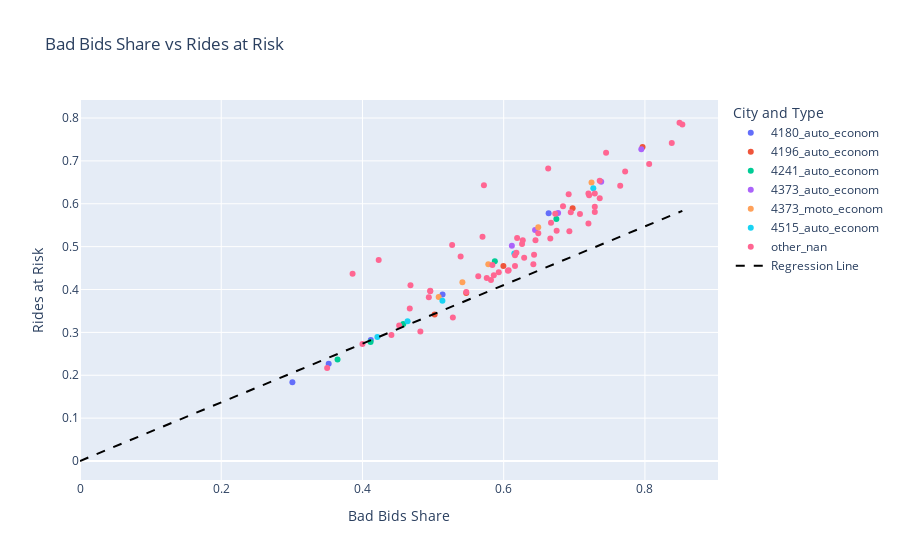

Notebook code cell kept with this figure:
### Code cell
# Load new data
df_new = pd.read_csv("//Users/georgiinusuev/PycharmProjects/work/badbids/exp_cities/ME Bidding Leaderboard Feb 26 2025 t_param 4.csv")
df_new = df_new.dropna() 
df_new = df_new[df_new['rides_cnt'] >= 300000]
df_new = df_new[~df_new.isin([0, 1]).any(axis=1)] 
df_new['city'] = 'other'
df_new['param'] = '0%'
df_new = df_new[df_new['type_name'] == 'auto_econom'][['city', 'param', 'badbids_share', 'rides_at_risk']]
df_new = df_new.reset_index(drop=True)

# Concatenate both datasets
df_combined = pd.concat([df_plot, df_new], ignore_index=True)

# Plot the graph
# fig = px.scatter(df_combined, x="badbids_share", y="rides_at_risk", color="city",
#                  title="Bad Bids Share vs Rides at Risk",
#                  labels={"param": "Alpha Parameter", "badbids_share": "Bad Bids Share", 
#                          "rides_at_risk": "Rides at Risk", "city": "City ID"},
#                  opacity=1.0)  

df_combined['city_type'] = df_combined['city'].astype(str) + '_' + df_combined['type'].astype(str)
fig = px.scatter(df_combined, x="badbids_share", y="rides_at_risk", color="city_type",
                 title="Bad Bids Share vs Rides at Risk", 
                 labels={"param": "Alpha Parameter", "badbids_share": "Bad Bids Share",
                         "rides_at_risk": "Rides at Risk", "city_type": "City and Type"},
                 opacity=1.0)

# Add hover template with param
fig.update_traces(hovertemplate="<b>Bad Bids Share:</b> %{x}<br>" +
                                "<b>Rides at Risk:</b> %{y}<br>" +
                                "<b>Alpha Parameter:</b> %{customdata[1]}",
                  customdata=df_combined[["city", "param"]].to_numpy())

# # Make the new data dimmer
# new_data_mask = df_combined["param"] == 0
# for trace, is_new_data in zip(fig.data, new_data_mask):
#     if is_new_data:
#         trace.opacity = 0.5  # Lower opacity for new points





import numpy as np
import plotly.graph_objects as go

# Коэффициенты уравнения прямой y = k * x
x1, y1 = 0.414221, 0.283353
k = y1 / x1  # Наклон линии

# Генерируем точки для линии регрессии
x_line = np.linspace(0, df_combined["badbids_share"].max(), 100)  # От 0 до максимального x
y_line = k * x_line  # Вычисляем y по уравнению y = kx

# Добавляем линию на график
fig.add_trace(
    go.Scatter(
        x=x_line, y=y_line,
        mode="lines",
        name="Regression Line",
        line=dict(color="black", width=2, dash="dash")
    )
)

# fig.update_layout(
#     xaxis=dict(range=[0.3, df_plot["badbids_share"].max()]),  
#     yaxis=dict(range=[0.2, df_plot["rides_at_risk"].max()])
# )

fig.show()

### Figure 1 — Plotly figure (JSON) as saved in the notebook; plotly's stock layout.template omitted (floating-point values rounded to 4 significant figures; data arrays with more than 128 entries replaced by an {"elided": "..."} marker saying what was removed)
{"data": [{"customdata": {"elided": "92x2 str values"}, "hovertemplate": "<b>Bad Bids Share:</b> %{x}<br><b>Rides at Risk:</b> %{y}<br><b>Alpha Parameter:</b> %{customdata[1]}", "legendgroup": "4180_auto_econom", "marker": {"color": "#636efa", "opacity": 1, "symbol": "circle"}, "mode": "markers", "name": "4180_auto_econom", "orientation": "v", "showlegend": true, "type": "scatter", "x": [0.6637, 0.5134, 0.4118, 0.3522, 0.3008], "xaxis": "x", "y": [0.5781, 0.3881, 0.2821, 0.2271, 0.1835], "yaxis": "y"}, {"customdata": {"elided": "92x2 str values"}, "hovertemplate": "<b>Bad Bids Share:</b> %{x}<br><b>Rides at Risk:</b> %{y}<br><b>Alpha Parameter:</b> %{customdata[1]}", "legendgroup": "4196_auto_econom", "marker": {"color": "#EF553B", "opacity": 1, "symbol": "circle"}, "mode": "markers", "name": "4196_auto_econom", "orientation": "v", "showlegend": true, "type": "scatter", "x": [0.7967, 0.6976, 0.5996, 0.547, 0.5022], "xaxis": "x", "y": [0.7326, 0.5895, 0.455, 0.3921, 0.3416], "yaxis": "y"}, {"customdata": {"elided": "92x2 str values"}, "hovertemplate": "<b>Bad Bids Share:</b> %{x}<br><b>Rides at Risk:</b> %{y}<br><b>Alpha Parameter:</b> %{customdata[1]}", "legendgroup": "4241_auto_econom", "marker": {"color": "#00cc96", "opacity": 1, "symbol": "circle"}, "mode": "markers", "name": "4241_auto_econom", "orientation": "v", "showlegend": true, "type": "scatter", "x": [0.6746, 0.5875, 0.4579, 0.4115, 0.3647], "xaxis": "x", "y": [0.5644, 0.4658, 0.3198, 0.2776, 0.2365], "yaxis": "y"}, {"customdata": {"elided": "92x2 str values"}, "hovertemplate": "<b>Bad Bids Share:</b> %{x}<br><b>Rides at Risk:</b> %{y}<br><b>Alpha Parameter:</b> %{customdata[1]}", "legendgroup": "4373_auto_econom", "marker": {"color": "#ab63fa", "opacity": 1, "symbol": "circle"}, "mode": "markers", "name": "4373_auto_econom", "orientation": "v", "showlegend": true, "type": "scatter", "x": [0.7949, 0.7381, 0.6771, 0.6444, 0.6116], "xaxis": "x", "y": [0.7273, 0.6515, 0.5782, 0.539, 0.5021], "yaxis": "y"}, {"customdata": {"elided": "92x2 str values"}, "hovertemplate": "<b>Bad Bids Share:</b> %{x}<br><b>Rides at Risk:</b> %{y}<br><b>Alpha Parameter:</b> %{customdata[1]}", "legendgroup": "4373_moto_econom", "marker": {"color": "#FFA15A", "opacity": 1, "symbol": "circle"}, "mode": "markers", "name": "4373_moto_econom", "orientation": "v", "showlegend": true, "type": "scatter", "x": [0.7244, 0.6489, 0.5782, 0.5415, 0.5079], "xaxis": "x", "y": [0.6498, 0.5451, 0.4589, 0.4172, 0.3828], "yaxis": "y"}, {"customdata": {"elided": "92x2 str values"}, "hovertemplate": "<b>Bad Bids Share:</b> %{x}<br><b>Rides at Risk:</b> %{y}<br><b>Alpha Parameter:</b> %{customdata[1]}", "legendgroup": "4515_auto_econom", "marker": {"color": "#19d3f3", "opacity": 1, "symbol": "circle"}, "mode": "markers", "name": "4515_auto_econom", "orientation": "v", "showlegend": true, "type": "scatter", "x": [0.7269, 0.615, 0.5132, 0.4639, 0.4212], "xaxis": "x", "y": [0.6364, 0.4838, 0.3738, 0.3258, 0.2892], "yaxis": "y"}, {"customdata": {"elided": "92x2 str values"}, "hovertemplate": "<b>Bad Bids Share:</b> %{x}<br><b>Rides at Risk:</b> %{y}<br><b>Alpha Parameter:</b> %{customdata[1]}", "legendgroup": "other_nan", "marker": {"color": "#FF6692", "opacity": 1, "symbol": "circle"}, "mode": "markers", "name": "other_nan", "orientation": "v", "showlegend": true, "type": "scatter", "x": [0.853, 0.849, 0.838, 0.806, 0.772, 0.765, 0.745, 0.736, 0.736, 0.729, 0.729, 0.729, 0.721, 0.72, 0.72, 0.708, 0.695, 0.693, 0.692, 0.684, 0.675, 0.673, 0.667, 0.666, 0.663, 0.649, 0.645, 0.643, 0.642, 0.629, 0.627, 0.626, 0.619, 0.618, 0.616, 0.616, 0.607, 0.606, 0.593, 0.586, 0.584, 0.582, 0.576, 0.572, 0.57, 0.564, 0.547, 0.539, 0.528, 0.527, 0.496, 0.496, 0.494, 0.482, 0.468, 0.467, 0.452, 0.441, 0.423, 0.4, 0.386, 0.35], "xaxis": "x", "y": [0.785, 0.789, 0.742, 0.693, 0.675, 0.642, 0.719, 0.613, 0.654, 0.581, 0.593, 0.624, 0.62, 0.624, 0.554, 0.576, 0.58, 0.536, 0.622, 0.594, 0.537, 0.577, 0.556, 0.519, 0.682, 0.531, 0.515, 0.481, 0.459, 0.474, 0.515, 0.506, 0.52, 0.486, 0.48, 0.455, 0.445, 0.444, 0.44, 0.433, 0.457, 0.422, 0.427, 0.643, 0.523, 0.431, 0.394, 0.477, 0.335, 0.504, 0.396, 0.397, 0.382, 0.302, 0.41, 0.356, 0.316, 0.294, 0.469, 0.273, 0.437, 0.217], "yaxis": "y"}, {"line": {"color": "black", "dash": "dash", "width": 2}, "mode": "lines", "name": "Regression Line", "type": "scatter", "x": [0.0, 0.008616, 0.01723, 0.02585, 0.03446, 0.04308, 0.0517, 0.06031, 0.06893, 0.07755, 0.08616, 0.09478, 0.1034, 0.112, 0.1206, 0.1292, 0.1379, 0.1465, 0.1551, 0.1637, 0.1723, 0.1809, 0.1896, 0.1982, 0.2068, 0.2154, 0.224, 0.2326, 0.2413, 0.2499, 0.2585, 0.2671, 0.2757, 0.2843, 0.2929, 0.3016, 0.3102, 0.3188, 0.3274, 0.336, 0.3446, 0.3533, 0.3619, 0.3705, 0.3791, 0.3877, 0.3963, 0.405, 0.4136, 0.4222, 0.4308, 0.4394, 0.448, 0.4567, 0.4653, 0.4739, 0.4825, 0.4911, 0.4997, 0.5084, 0.517, 0.5256, 0.5342, 0.5428, 0.5514, 0.5601, 0.5687, 0.5773, 0.5859, 0.5945, 0.6031, 0.6117, 0.6204, 0.629, 0.6376, 0.6462, 0.6548, 0.6634, 0.6721, 0.6807, 0.6893, 0.6979, 0.7065, 0.7151, 0.7238, 0.7324, 0.741, 0.7496, 0.7582, 0.7668, 0.7755, 0.7841, 0.7927, 0.8013, 0.8099, 0.8185, 0.8272, 0.8358, 0.8444, 0.853], "y": [0.0, 0.005894, 0.01179, 0.01768, 0.02358, 0.02947, 0.03536, 0.04126, 0.04715, 0.05305, 0.05894, 0.06483, 0.07073, 0.07662, 0.08252, 0.08841, 0.0943, 0.1002, 0.1061, 0.112, 0.1179, 0.1238, 0.1297, 0.1356, 0.1415, 0.1473, 0.1532, 0.1591, 0.165, 0.1709, 0.1768, 0.1827, 0.1886, 0.1945, 0.2004, 0.2063, 0.2122, 0.2181, 0.224, 0.2299, 0.2358, 0.2417, 0.2475, 0.2534, 0.2593, 0.2652, 0.2711, 0.277, 0.2829, 0.2888, 0.2947, 0.3006, 0.3065, 0.3124, 0.3183, 0.3242, 0.3301, 0.336, 0.3419, 0.3477, 0.3536, 0.3595, 0.3654, 0.3713, 0.3772, 0.3831, 0.389, 0.3949, 0.4008, 0.4067, 0.4126, 0.4185, 0.4244, 0.4303, 0.4362, 0.442, 0.4479, 0.4538, 0.4597, 0.4656, 0.4715, 0.4774, 0.4833, 0.4892, 0.4951, 0.501, 0.5069, 0.5128, 0.5187, 0.5246, 0.5305, 0.5364, 0.5422, 0.5481, 0.554, 0.5599, 0.5658, 0.5717, 0.5776, 0.5835]}], "layout": {"legend": {"title": {"text": "City and Type"}, "tracegroupgap": 0}, "title": {"text": "Bad Bids Share vs Rides at Risk"}, "xaxis": {"anchor": "y", "domain": [0, 1], "title": {"text": "Bad Bids Share"}}, "yaxis": {"anchor": "x", "domain": [0, 1], "title": {"text": "Rides at Risk"}}}}
